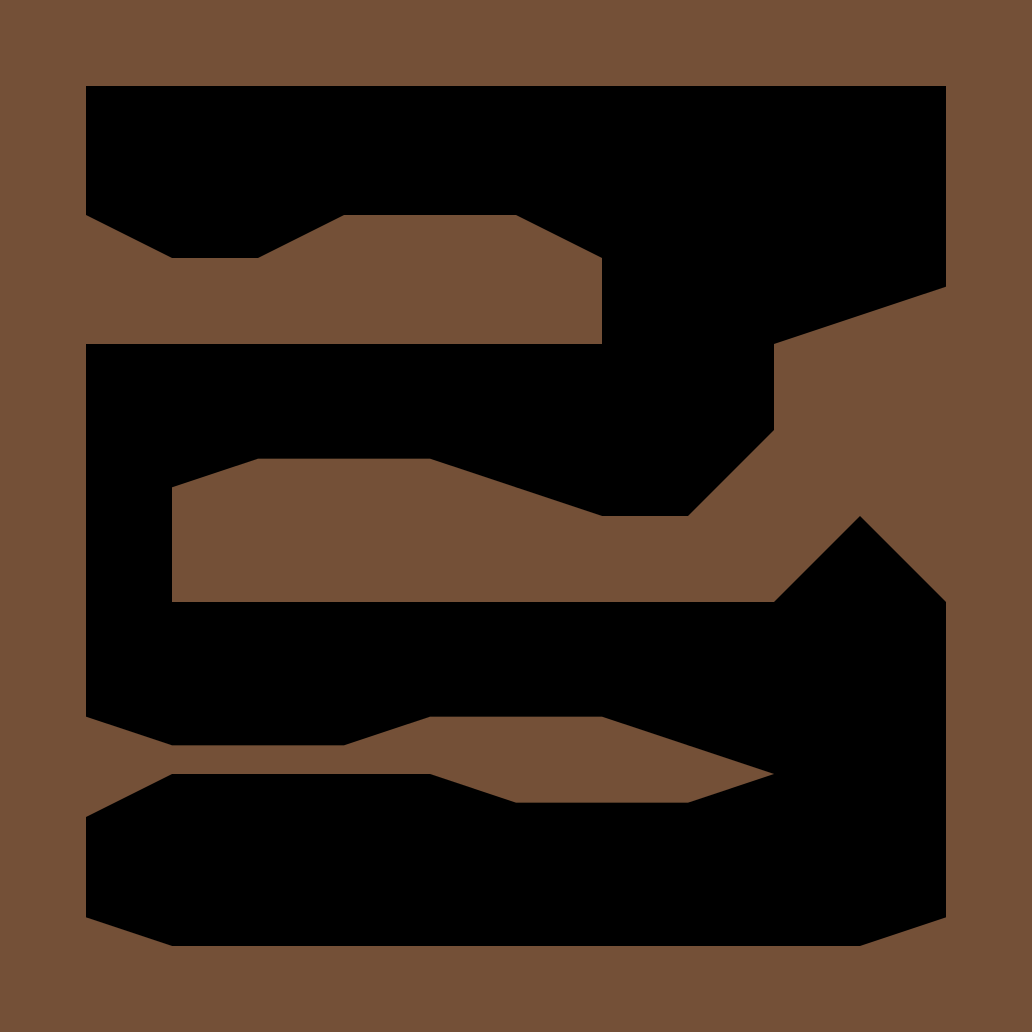

Below is a game level as drawn by its tile map, then a one-line description and the .tmx file that defines it, in full:
An orthogonal 12x12 tile map with 86x86 px tiles, 1 tile layer (tile_collision) and 19 objects.

<map version="1.0" orientation="orthogonal" renderorder="right-down" width="12" height="12" tilewidth="86" tileheight="86" nextobjectid="46">
 <tileset firstgid="1" name="tileset" tilewidth="86" tileheight="86" tilecount="25" columns="5">
  <image source="tileset.png" width="430" height="430" />
 </tileset>
 <layer name="tile_collision" width="12" height="12">
  <data encoding="csv">
2,2,2,2,2,2,2,2,2,2,2,2,
2,0,0,0,0,0,0,0,0,0,0,2,
2,8,0,7,6,6,8,0,0,0,0,2,
2,2,2,2,2,2,2,0,0,13,11,2,
2,0,0,0,0,0,0,0,0,2,2,2,
2,0,11,16,16,12,15,0,1,2,2,2,
2,0,2,2,2,2,2,2,2,17,18,2,
2,0,0,0,0,0,0,0,0,0,0,2,
2,12,14,14,11,16,16,12,15,0,0,2,
2,23,0,0,0,19,21,21,20,0,0,2,
2,15,0,0,0,0,0,0,0,0,13,2,
2,2,2,2,2,2,2,2,2,2,2,2
</data>
 </layer>
 <objectgroup name="objects_collision">
  <object id="1" x="0" y="0" width="1032" height="86" />
  <object id="2" x="0" y="946" width="1032" height="86" />
  <object id="3" x="0" y="86" width="86" height="860" />
  <object id="4" x="946" y="86" width="86" height="860" />
  <object id="7" x="86" y="258" width="516" height="86" />
  <object id="18" x="774.667" y="344">
   <polygon points="0,0 170,-56.6667 171.333,172 -0.666667,172" />
  </object>
  <object id="19" x="688" y="516">
   <polygon points="0,0 86,-86 86,0" />
  </object>
  <object id="20" x="860" y="516">
   <polygon points="0,0 86,0 86,86" />
  </object>
  <object id="24" x="86.6667" y="716">
   <polygon points="0,0 84.6667,28.6667 85.3333,58 -0.666667,100.667" />
  </object>
  <object id="29" x="172.667" y="744" width="170" height="29.3333" />
  <object id="30" x="342.667" y="745.333">
   <polygon points="0,0 86,-29.3333 258.667,-28.6667 432,28.6667 1.33333,28.6667" />
  </object>
  <object id="34" x="433.5" y="774.5">
   <polygon points="0,0 340.333,-0.5 253.833,27.5 82.5,27.5" />
  </object>
  <object id="36" x="860.75" y="945.5">
   <polygon points="0,0 85,-28.25 85,0.5" />
  </object>
  <object id="37" x="258.5" y="257">
   <polygon points="0,0 85.5,-42 258.5,-41.5 342.5,0.5" />
  </object>
  <object id="39" x="86" y="215">
   <polygon points="0,0 86,43 0,43" />
  </object>
  <object id="41" x="172" y="516" width="602" height="86" />
  <object id="42" x="172" y="513">
   <polygon points="0,0 0,-25 87,-54 257,-54 429,4" />
  </object>
  <object id="43" x="774" y="600">
   <polygon points="0,0 0,-84 86,-84" />
  </object>
  <object id="45" x="84.6667" y="945.333">
   <polygon points="0,0 2,-28 94,2.66667" />
  </object>
 </objectgroup>
</map>